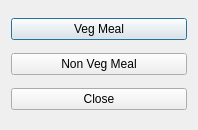
<?xml version="1.0" encoding="UTF-8"?>
<ui version="4.0">
 <class>Builder1DemoDialog</class>
 <widget class="QDialog" name="Builder1DemoDialog">
  <property name="geometry">
   <rect>
    <x>0</x>
    <y>0</y>
    <width>198</width>
    <height>130</height>
   </rect>
  </property>
  <property name="windowTitle">
   <string>Dialog</string>
  </property>
  <layout class="QVBoxLayout" name="verticalLayout">
   <item>
    <widget class="QPushButton" name="btnVegMeal">
     <property name="text">
      <string>Veg Meal</string>
     </property>
    </widget>
   </item>
   <item>
    <widget class="QPushButton" name="btnNonVegMeal">
     <property name="text">
      <string>Non Veg Meal</string>
     </property>
    </widget>
   </item>
   <item>
    <widget class="QPushButton" name="btnClose">
     <property name="text">
      <string>Close</string>
     </property>
    </widget>
   </item>
  </layout>
 </widget>
 <resources/>
 <connections>
  <connection>
   <sender>btnClose</sender>
   <signal>clicked()</signal>
   <receiver>Builder1DemoDialog</receiver>
   <slot>reject()</slot>
   <hints>
    <hint type="sourcelabel">
     <x>121</x>
     <y>204</y>
    </hint>
    <hint type="destinationlabel">
     <x>57</x>
     <y>208</y>
    </hint>
   </hints>
  </connection>
 </connections>
</ui>
